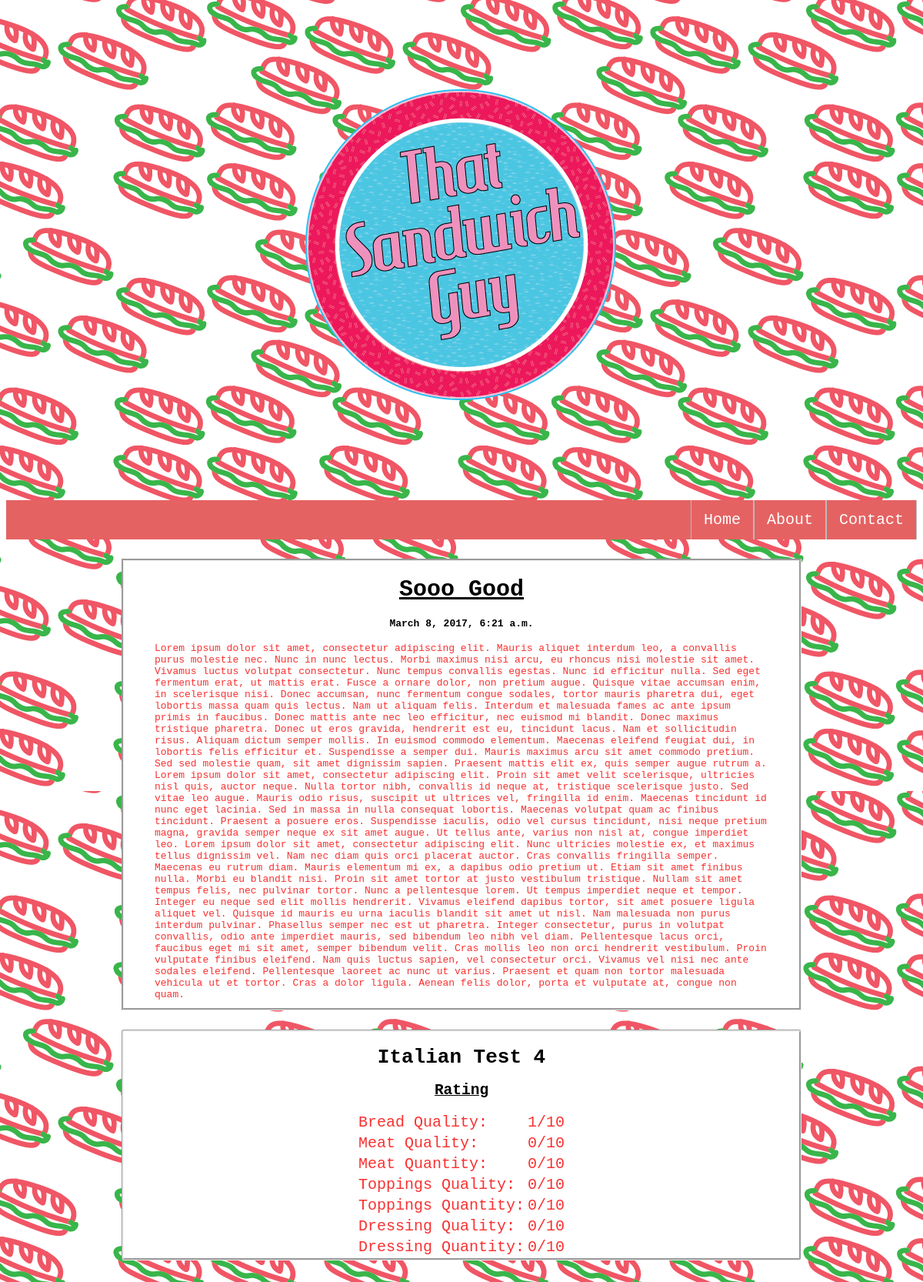
The app's page /blog/view_post/Greatfood/ with its own data.
### blog/models.py (models this page shows, shortened)
class Post(models.Model):
    title = models.CharField(max_length=300)
    slug = models.CharField(max_length=100, unique=True)
    content = models.TextField()
    published = models.BooleanField(default=False)
    pub_date = models.DateTimeField(auto_now_add=True)
    rating_info = models.ForeignKey(
        'blog.rating',
        on_delete=models.CASCADE,
    )
    image_one = models.ImageField(
        upload_to='static/blog/media/uploads',
        default = '/None/no-img.jpg')

class Rating(models.Model):
    sandwich_name = models.CharField(max_length=300, null = True)
    bread_quality = models.PositiveIntegerField(default=0, validators=[MaxValueValidator(10),], null = True)
    meat_quality = models.PositiveIntegerField(default=0, validators=[MaxValueValidator(10),], null = True)
    meat_quantity = models.PositiveIntegerField(default=0,  validators=[MaxValueValidator(10),],null = True)
    veg_quality = models.PositiveIntegerField(default=0,  validators=[MaxValueValidator(10),],null = True)
    veg_quantity = models.PositiveIntegerField(default=0,  validators=[MaxValueValidator(10),],null = True)
    dressing_quality = models.PositiveIntegerField(default=0,  validators=[MaxValueValidator(10),],null = True)
    dressing_quantity = models.PositiveIntegerField(default=0,  validators=[MaxValueValidator(10),],null = True)

### blog/views.py (the view)
def view_post(request, slug):
    try:
        post = Post.objects.get(slug=slug)
        rating = post.rating_info
        score = rating.score
        context = {
            'post' : post,
            'rating' : rating,
            'score' : score,
        }
    except Post.DoesNotExist:
        raise Http404("Post doesn't exist")
    return render(request, 'view_post.html', context)

### blog/templates/view_post.html (shortened to what this page needs)
{% extends 'base.html' %}
{% load static %}
{% block content %}
    <div class = "post_content">
      <h1> {{post.title}}</h1>
      <h4> {{post.pub_date}}</h4>
{% endblock %}
{% load static %}
{% block content_two %}
      <div class = "post_text">{{ post.content }}</div>
    </div>
    <div class = "rating_content">
      <h1> {{rating.sandwich_name}} </h1>
      <h2><u>Rating</u></h2>
      <table align = "center">
        <tr>
          <td>Bread Quality: </td>
          <td>{{ rating.bread_quality }}/10</td>
        </tr>
        <tr>
          <td>Meat Quality: </td>
          <td>{{rating.meat_quality}}/10</td>
        </tr>
        <tr>
          <td>Meat Quantity: </td>
          <td>{{rating.meat_quantity}}/10</td>
        </tr>
        <tr>
          <td>Toppings Quality: </td>
          <td>{{rating.veg_quality}}/10</td>
        </tr>
        <tr>
          <td>Toppings Quantity: </td>
          <td>{{rating.veg_quantity}}/10</td>
        </tr>
        <tr>
          <td>Dressing Quality: </td>
          <td>{{rating.dressing_quality}}/10</td>
        </tr>
        <tr>
          <td>Dressing Quantity: </td>
          <td>{{rating.dressing_quantity}}/10</td>
        </tr>
      </table>
    </div>
{% endblock %}

### blog/static/blog/style.css (style rules this page uses)
tr, ul { color: #f93131; font-family: monospace; margin: auto; text-align: left; font-size: 20px; font-family: monospace; list-style-type: none; }
h1,h2,h3,h4 { color: black; }
body { background-color: white; background: url(media/design/rgbground.png); color: white; font-family: monospace; margin-top: 50px; margin-bottom: 50px; }
div.post_content { align-content: center; background-color: white; color: #f93131; font-family: monospace; border-style: groove; padding-left: 30; padding-right: 30; margin-left: 150px; margin-right: 150px; margin-top: 25px; margin-bottom: 25px; text-align: center; }
div.rating_content { align: center; background-color: white; font-family: monospace; border-style: groove; border-radius: 3px; margin-left: 150px; margin-right: 150px; margin-top: 25px; margin-bottom: 25px; text-align: center; color: black; }
div.post_text { text-align: left; margin: 10 10 10 10; }
div.post_content h1 { text-decoration: underline; font-size: 30px; }

### records on screen
Post: title "Sooo Good", pub_date "March 8, 2017, 6:21 a.m.", content "Lorem ipsum dolor sit amet, consectetur adipiscing elit. Mauris aliquet interdum leo, a convallis purus molestie nec. Nunc in nunc lectus. Morbi maximus nisi arcu, eu rhoncus nisi molestie sit amet. Vivamus luctus volutpat consectetur. Nunc tempus convallis egestas. Nunc id efficitur nulla. Sed eget fermentum erat, ut mattis erat. Fusce a ornare dolor, non pretium augue. Quisque vitae accumsan enim, in scelerisque nisi. Donec accumsan, nunc fermentum congue sodales, tortor mauris pharetra dui, eget lobortis massa quam quis lectus. Nam ut aliquam felis. Interdum et malesuada fames ac ante ipsum primis in faucibus. Donec mattis ante nec leo efficitur, nec euismod mi blandit. Donec maximus…"
Rating: sandwich_name "Italian Test 4", bread_quality "1", meat_quality "0", meat_quantity "0", veg_quality "0", veg_quantity "0", dressing_quality "0", dressing_quantity "0"
